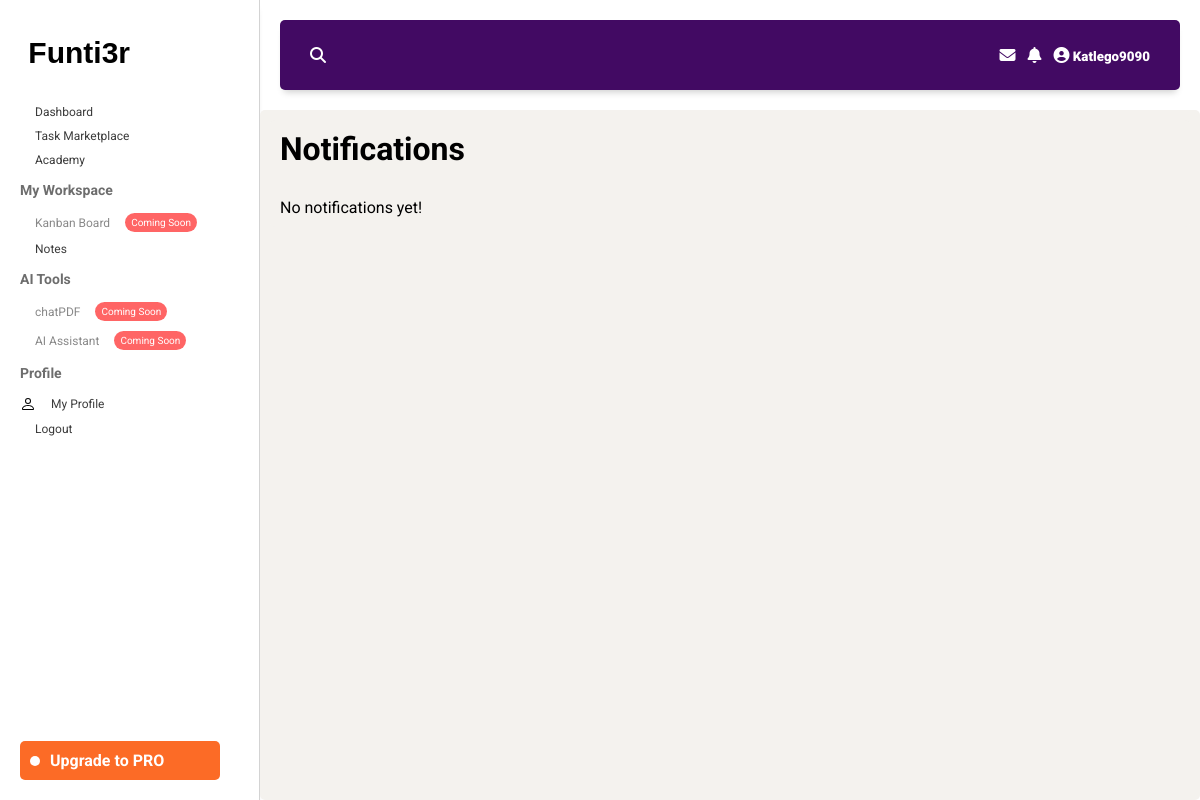
Before: /notifications (signed in) with the older database file.
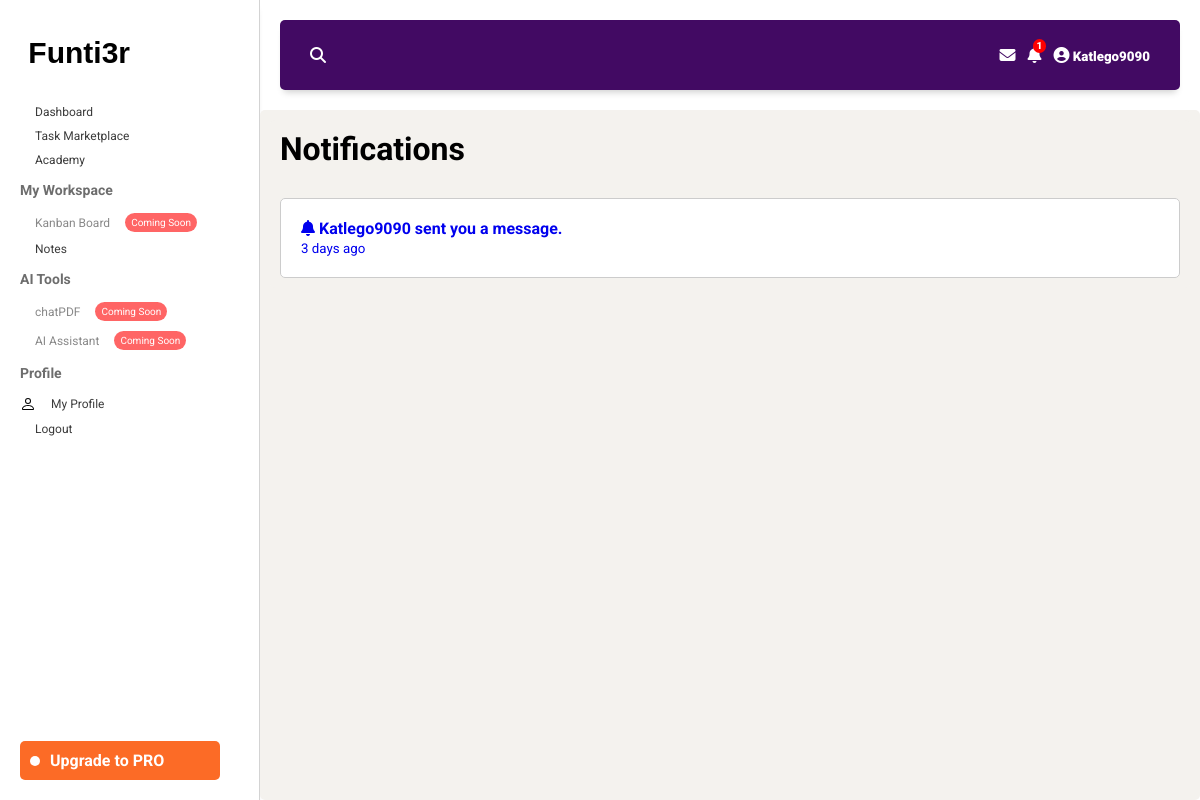
After: the same page with the newer database file.
### notifications/models.py (models this page shows, shortened)
class Notification(models.Model):
    MESSAGE = "message"
    APPLICATION = "application"
    CHOICES = (
        (MESSAGE, "Message"),
        (APPLICATION, "Application")
    )
    to_user = models.ForeignKey(User, related_name="notifications", on_delete=models.CASCADE)
    notification_type = models.CharField(max_length=20, choices=CHOICES)
    is_read = models.BooleanField(default=False)
    extra_id = models.IntegerField(null=True, blank=True)
    created_at = models.DateTimeField(auto_now_add=True)
    created_by = models.ForeignKey(User, related_name="creatednotification", on_delete=models.CASCADE)
    class Meta:
        ordering = ["-created_at"]

### notifications/views.py (the view, shortened to what this page needs)
# urls.py: path('', include("notifications.urls")),
@login_required
def notifications(request):
    goto = request.GET.get("goto", "")
    notification_id = request.GET.get("notification", 0)
    extra_id = request.GET.get("extra_id", 0)
    return render(request, "notifications/notifications.html")

### notifications/context_processors.py (called while the page is built)
def notifications(request):
    if request.user.is_authenticated:
        return {"notifications": request.user.notifications.filter(is_read=False)}
    else:
        return {"notifications": []}

### notifications/templates/notifications/notifications.html (shortened to what this page needs)
{% extends "base.html" %}
{% block content %}
<div class="main-container">
    <h1 class="title">Notifications</h1>
    {% if not notifications %}
        No notifications yet!
    {% endif %}
    {% for notification in notifications %}
        <div class="notification">
            <p>
                <div class="task-items">
                {% if notification.notification_type == "message" %}
                        <div class="task-card">
                            <a href="{% url 'notifications' %}?goto=application&notification={{ notification.id }}&extra_id={{ notification.extra_id }}">
                            <i class="fa fa-bell"></i>
                            <strong>{{ notification.created_by.username }} sent you a message.</strong><br>
                            <small>{{ notification.created_at|timesince }} ago</small>
                            </a>
                        </div>
                {% endif %}
            </div>
            </p>
        </div>
    {% endfor %}
</div>
{% endblock %}

### myapp/templates/base.html (shortened to what this page needs)
<!DOCTYPE html>
{% load static %}
<html lang="en">
    <head>
    <link
      rel="stylesheet"
      href="https://cdnjs.cloudflare.com/ajax/libs/font-awesome/6.4.2/css/all.min.css"
    />
    <link rel="stylesheet" type="text/css" href="{% static 'css/style.css' %}">
    <link rel="stylesheet" type="text/css" href="{% static 'css/task_list.css' %}">
    <link rel="stylesheet" type="text/css" href="{% static 'css/card.css' %}">
  </head>
  <body>
    <div class="grid-container">
      <header class="header">
        <div class="header-left">
          <span>
            <a href="">
              <i class="fa fa-search"></i>
            </a>
          </span>
        </div>
        <div class="header-right">
          <span>
            <a href="#" >
              <i class="fa fa-envelope" style="position: relative;">
              </i>
            </a>
          </span>
          <span>
            <a href="{% url 'notifications' %}" >
              <i class="fa fa-bell" style="position: relative;">
                {% if notifications %}
                <small style="position: absolute; bottom: 10px; left:5px;font-size:10px; background: red; padding: 2px 4px; border-radius:50%;">{{ notifications.count }}</small>
                {% endif %}
              </i>
            </a>
          </span>
          <span>
              <div class="dropdown">
                <i class="fa fa-user-circle dropbtn"><small>
                  {% if user.is_authenticated %}
                  {{ request.user }}
                  {% else %}
                  Guest User
                  {% endif %}
                </small></i>
              </div>
          </span>
        </div>
      </header>
      <aside id="sidebar">
        <div class="sidebar-title">
          <div class="sidebar-brand">
            <a href="{% url 'dashboard' %}">
              <span
                 style="font-family: Space Grotesk, Arial, sans-serif;">
                Funti3r</span>
            </a>
          </div>
        </div>
        <nav>
          <ul class="navbar-links">
            <li class="nav-link">
              <a href="{% url 'dashboard' %}">
                <span>Dashboard</span>
              </a>
            </li>
            <li class="nav-link">
              <a href="{% url 'tasks' %}">
                <span>Task Marketplace</span>
              </a>
            </li>
            <li class="nav-link">
              <a href="{% url 'course_list' %}">
                <span>Academy</span>
              </a>
            </li>
            <h3 class="navbar-section">My Workspace</h3>
            <li class="nav-link">
              <a href="{% url 'kanban_board' %}" class="disabled">
                <span>Kanban Board</span>
                <span class="coming-soon">Coming Soon</span>
              </a>
            </li>
            <li class="nav-link">
              <a href="{% url 'notes' %}">
                <span>Notes</span>
              </a>
            </li>
            <h3 class="navbar-section">AI Tools</h3>
            <li class="nav-link">
              <a href="{% url 'chatpdf' %}" class="disabled">
                <span>chatPDF</span>
                <span class="coming-soon">Coming Soon</span>
              </a>
            </li>
            <li class="nav-link">
              <a href="{% url 'assistant' %}" class="disabled">
                <span>AI Assistant</span>
                <span class="coming-soon">Coming Soon</span>
              </a>
            </li>
            <h3 class="navbar-section">Profile</h3>
            <li class="nav-link">
              <a href="{% url 'profile' %}">
                <img src="{% static 'assets/icons/person.svg' %}" alt="" />
                <span>My Profile </span>
              </a>
            </li>
            <li class="nav-link">
              <a href="{% url 'logout' %}">
                <span>Logout</span>
              </a>
            </li>
          </ul>
        </nav>
        <div class="upgrade">
          <a href="/">
            <img src="{% static 'assets/icons/star.svg' %}" alt="" />
            <h4>Upgrade to PRO</h4>
          </a>
        </div>
      </aside>
      <main class="main-container">
                {% block content %}
                {% endblock content %}
      </main>
    </div>
  </body>
</html>

### static/css/style.css (style rules this page uses)
:root { --color-primary: #420A63; --color-secondary: #FC6B26; --color-tertiary: #F70A03; --color: rgb(255,255,255); --background-color: rgb(29, 38,154); --box-shadow: 0 6px 7px -4px rgba(0,0,0,0.2); }
* { margin: 0; padding: 0; box-sizing: border-box; text-decoration: none; list-style: none; font-family: 'Roboto', Arial, sans-serif; }
.grid-container { display: grid; grid-template-columns: 260px 1fr 1fr 1fr; grid-template-rows: 0.2fr 3fr; grid-template-areas: "sidebar header header header" "sidebar main main main"; height: 100vh; }
.header { grid-area: header; height: 70px; background: var(--color-primary); display: flex; align-items: center; justify-content: space-between; padding: 0 30px; border-radius: 5px; box-shadow: var(--box-shadow); margin: 20px; }
a { text-decoration: none; }
.header span i { color: #fff; }
.header-right i { margin-left: 0.5rem; color: #fff; cursor: pointer; transition: all 0.5s ease; }
.header-left i { color: #fff; }
.dropbtn { color: white; font-size: 16px; }
.dropdown { position: relative; display: inline-block; }
#sidebar { grid-area: sidebar; background: #fff; height: 100%; box-shadow: var(--box-shadow); overflow-y: auto; border-right: 0.5px solid lightgray; --webkit-transition: all 0.5s; }
.sidebar-title { display: flex; align-items: center; justify-content: space-between; padding: 20px; margin-bottom: 10px; }
.sidebar-brand { display: flex; align-items: center; gap: 10px; margin-top: 15px; font-size: 30px; font-weight: 700; }
.sidebar-brand a { color: #000; }
.navbar-links { display: flex; flex-direction: column; padding: 0 20px; }
.nav-link { padding: 40px; }
.nav-link a { display: flex; align-items: center; gap: 15px; border-radius: 2px; transition: all 0.2s ease-in; }
.navbar-links .nav-link { display: flex; align-items: center; gap: 15px; padding: 5px 0; font-size: 12px; }
.navbar-links .nav-link a { color: #3b3b3b; }
.navbar-section { font-size: 14px; margin: 10px 0; color: #6d6d6d; }
.upgrade a { display: flex; align-items: center; gap: 10px; margin:0 20px 20px 20px; width: 200px; background: var(--color-secondary); color: #fff; text-align: center; padding: 10px; border-radius: 5px; position: absolute; bottom: 0; pointer-events:none; }
.upgrade img { background: #fff; padding: 5px; border-radius: 50%; }
.upgrade h4 { font-size: 16px; }
.disabled { pointer-events:none; opacity:0.6; }
.coming-soon { font-size: 10px; color: #fff; background: red; padding: 4px 6px; border-radius: 15px; }
.main-container { grid-area: main; overflow-y: auto; background: #f4f2ee; border-radius: 5px; padding: 10px 10px; scrollbar-width: none; }
.task-items { display: grid; grid-template-columns: repeat(auto-fit, minmax(250px, 1fr)); gap: 20px; }
.task-card { background-color: #fff; border: solid 0.2px #ccc; border-radius: 5px; padding: 20px; }

### notifications/templates/notifications/notifications.html (style rules this page uses)
.title { margin-bottom: 30px; }

Changed rows visible on the page:
added Notification: created_by.username "Katlego9090", created_at "3 days"
Other visible differences:
{{ notifications.count }}: (not shown) → "1"
text no longer shown: "No notifications yet!"
